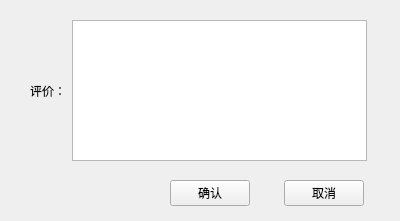
<?xml version="1.0" encoding="UTF-8"?>
<ui version="4.0">
 <class>OrderAppraisementWidget</class>
 <widget class="QWidget" name="OrderAppraisementWidget">
  <property name="geometry">
   <rect>
    <x>0</x>
    <y>0</y>
    <width>400</width>
    <height>221</height>
   </rect>
  </property>
  <property name="windowTitle">
   <string>评价</string>
  </property>
  <widget class="QWidget" name="">
   <property name="geometry">
    <rect>
     <x>30</x>
     <y>20</y>
     <width>337</width>
     <height>141</height>
    </rect>
   </property>
   <layout class="QHBoxLayout" name="horizontalLayout">
    <item>
     <widget class="QLabel" name="label">
      <property name="text">
       <string>评价：</string>
      </property>
     </widget>
    </item>
    <item>
     <widget class="QTextEdit" name="textEdit"/>
    </item>
   </layout>
  </widget>
  <widget class="QWidget" name="">
   <property name="geometry">
    <rect>
     <x>170</x>
     <y>180</y>
     <width>194</width>
     <height>26</height>
    </rect>
   </property>
   <layout class="QHBoxLayout" name="horizontalLayout_2">
    <item>
     <widget class="QPushButton" name="Confirm_pushButton">
      <property name="text">
       <string>确认</string>
      </property>
     </widget>
    </item>
    <item>
     <spacer name="horizontalSpacer">
      <property name="orientation">
       <enum>Qt::Horizontal</enum>
      </property>
      <property name="sizeHint" stdset="0">
       <size>
        <width>40</width>
        <height>20</height>
       </size>
      </property>
     </spacer>
    </item>
    <item>
     <widget class="QPushButton" name="Cancel_pushButton">
      <property name="text">
       <string>取消</string>
      </property>
     </widget>
    </item>
   </layout>
  </widget>
 </widget>
 <resources/>
 <connections/>
</ui>
